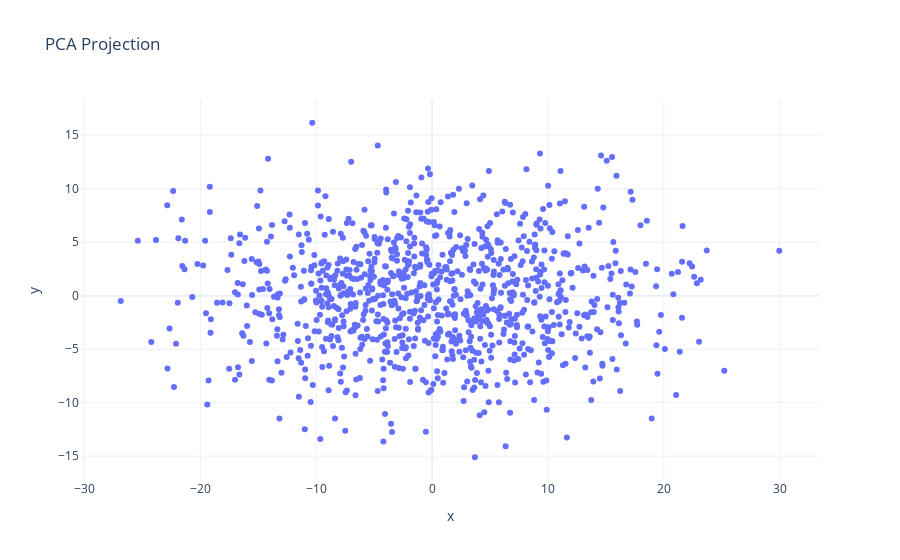

Notebook code cell kept with this figure:
### Code cell
# Run throgugh PCA
from sklearn.decomposition import PCA

pca = PCA(n_components=2)
pca.fit(data)
transformed_data = pca.transform(data)

# Plot 2D projection with size 1
fig = px.scatter(x=transformed_data[:, 0], y=transformed_data[:, 1], title="PCA Projection", template='plotly_white')
fig.show()

### Figure 1 — Plotly figure (JSON) as saved in the notebook; plotly's stock layout.template omitted (floating-point values rounded to 4 significant figures; data arrays with more than 128 entries replaced by an {"elided": "..."} marker saying what was removed)
{"data": [{"hovertemplate": "x=%{x}<br>y=%{y}<extra></extra>", "legendgroup": "", "marker": {"color": "#636efa", "symbol": "circle"}, "mode": "markers", "name": "", "orientation": "v", "showlegend": false, "type": "scatter", "x": {"elided": "1000 float values"}, "xaxis": "x", "y": {"elided": "1000 float values"}, "yaxis": "y"}], "layout": {"legend": {"tracegroupgap": 0}, "title": {"text": "PCA Projection"}, "xaxis": {"anchor": "y", "domain": [0, 1], "title": {"text": "x"}}, "yaxis": {"anchor": "x", "domain": [0, 1], "title": {"text": "y"}}}}
